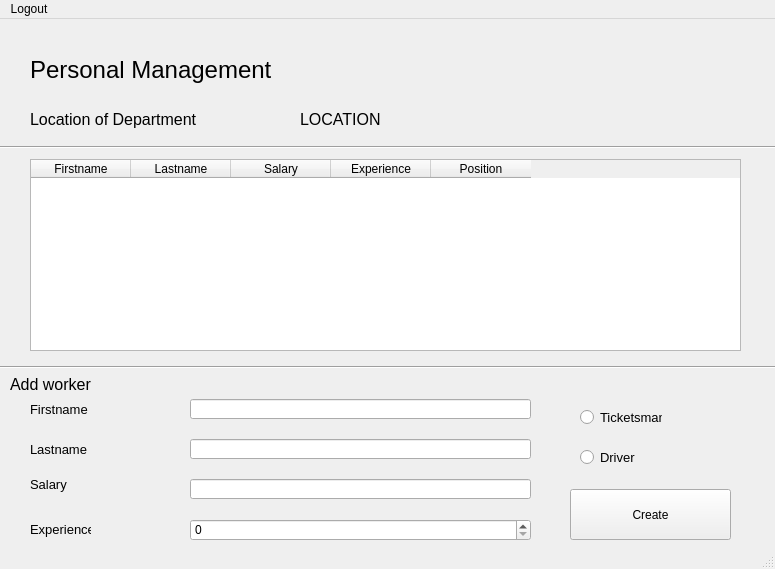
<?xml version="1.0" encoding="UTF-8"?>
<ui version="4.0">
 <class>MainWindow</class>
 <widget class="QMainWindow" name="MainWindow">
  <property name="geometry">
   <rect>
    <x>0</x>
    <y>0</y>
    <width>775</width>
    <height>569</height>
   </rect>
  </property>
  <property name="windowTitle">
   <string>MainWindow</string>
  </property>
  <widget class="QWidget" name="centralwidget">
   <widget class="Line" name="line">
    <property name="geometry">
     <rect>
      <x>-10</x>
      <y>120</y>
      <width>811</width>
      <height>16</height>
     </rect>
    </property>
    <property name="orientation">
     <enum>Qt::Horizontal</enum>
    </property>
   </widget>
   <widget class="QLabel" name="label_2">
    <property name="geometry">
     <rect>
      <x>30</x>
      <y>30</y>
      <width>281</width>
      <height>41</height>
     </rect>
    </property>
    <property name="font">
     <font>
      <pointsize>18</pointsize>
     </font>
    </property>
    <property name="text">
     <string>Personal Management</string>
    </property>
   </widget>
   <widget class="QTableWidget" name="table_personal">
    <property name="geometry">
     <rect>
      <x>30</x>
      <y>140</y>
      <width>711</width>
      <height>192</height>
     </rect>
    </property>
    <column>
     <property name="text">
      <string>Firstname</string>
     </property>
    </column>
    <column>
     <property name="text">
      <string>Lastname</string>
     </property>
    </column>
    <column>
     <property name="text">
      <string>Salary</string>
     </property>
    </column>
    <column>
     <property name="text">
      <string>Experience</string>
     </property>
    </column>
    <column>
     <property name="text">
      <string>Position</string>
     </property>
    </column>
   </widget>
   <widget class="QLabel" name="label_3">
    <property name="geometry">
     <rect>
      <x>30</x>
      <y>90</y>
      <width>261</width>
      <height>21</height>
     </rect>
    </property>
    <property name="font">
     <font>
      <pointsize>12</pointsize>
     </font>
    </property>
    <property name="text">
     <string>Location of Department</string>
    </property>
   </widget>
   <widget class="QLabel" name="label_department_location">
    <property name="geometry">
     <rect>
      <x>300</x>
      <y>90</y>
      <width>261</width>
      <height>21</height>
     </rect>
    </property>
    <property name="font">
     <font>
      <pointsize>12</pointsize>
     </font>
    </property>
    <property name="text">
     <string>LOCATION</string>
    </property>
   </widget>
   <widget class="Line" name="line_2">
    <property name="geometry">
     <rect>
      <x>0</x>
      <y>340</y>
      <width>781</width>
      <height>16</height>
     </rect>
    </property>
    <property name="orientation">
     <enum>Qt::Horizontal</enum>
    </property>
   </widget>
   <widget class="QLineEdit" name="line_firstname">
    <property name="geometry">
     <rect>
      <x>190</x>
      <y>380</y>
      <width>341</width>
      <height>20</height>
     </rect>
    </property>
   </widget>
   <widget class="QLineEdit" name="line_salary">
    <property name="geometry">
     <rect>
      <x>190</x>
      <y>460</y>
      <width>341</width>
      <height>20</height>
     </rect>
    </property>
   </widget>
   <widget class="QLineEdit" name="line_lastname">
    <property name="geometry">
     <rect>
      <x>190</x>
      <y>420</y>
      <width>341</width>
      <height>20</height>
     </rect>
    </property>
   </widget>
   <widget class="QRadioButton" name="radio_ticketsman">
    <property name="geometry">
     <rect>
      <x>580</x>
      <y>390</y>
      <width>82</width>
      <height>17</height>
     </rect>
    </property>
    <property name="font">
     <font>
      <pointsize>10</pointsize>
     </font>
    </property>
    <property name="text">
     <string>Ticketsman</string>
    </property>
   </widget>
   <widget class="QRadioButton" name="radio_driver">
    <property name="geometry">
     <rect>
      <x>580</x>
      <y>430</y>
      <width>82</width>
      <height>17</height>
     </rect>
    </property>
    <property name="font">
     <font>
      <pointsize>10</pointsize>
     </font>
    </property>
    <property name="text">
     <string>Driver</string>
    </property>
   </widget>
   <widget class="QPushButton" name="button_create">
    <property name="geometry">
     <rect>
      <x>570</x>
      <y>470</y>
      <width>161</width>
      <height>51</height>
     </rect>
    </property>
    <property name="text">
     <string>Create</string>
    </property>
   </widget>
   <widget class="QLabel" name="label_5">
    <property name="geometry">
     <rect>
      <x>30</x>
      <y>380</y>
      <width>91</width>
      <height>21</height>
     </rect>
    </property>
    <property name="font">
     <font>
      <pointsize>10</pointsize>
     </font>
    </property>
    <property name="text">
     <string>Firstname</string>
    </property>
   </widget>
   <widget class="QLabel" name="label_6">
    <property name="geometry">
     <rect>
      <x>30</x>
      <y>420</y>
      <width>81</width>
      <height>21</height>
     </rect>
    </property>
    <property name="font">
     <font>
      <pointsize>10</pointsize>
     </font>
    </property>
    <property name="text">
     <string>Lastname</string>
    </property>
   </widget>
   <widget class="QLabel" name="label_7">
    <property name="geometry">
     <rect>
      <x>30</x>
      <y>450</y>
      <width>41</width>
      <height>31</height>
     </rect>
    </property>
    <property name="font">
     <font>
      <pointsize>10</pointsize>
     </font>
    </property>
    <property name="text">
     <string>Salary</string>
    </property>
   </widget>
   <widget class="QLabel" name="label_8">
    <property name="geometry">
     <rect>
      <x>30</x>
      <y>500</y>
      <width>61</width>
      <height>21</height>
     </rect>
    </property>
    <property name="font">
     <font>
      <pointsize>10</pointsize>
     </font>
    </property>
    <property name="text">
     <string>Experience</string>
    </property>
   </widget>
   <widget class="QSpinBox" name="spin_experience">
    <property name="geometry">
     <rect>
      <x>190</x>
      <y>500</y>
      <width>341</width>
      <height>22</height>
     </rect>
    </property>
   </widget>
   <widget class="QLabel" name="label">
    <property name="geometry">
     <rect>
      <x>580</x>
      <y>10</y>
      <width>151</width>
      <height>111</height>
     </rect>
    </property>
    <property name="text">
     <string/>
    </property>
    <property name="pixmap">
     <pixmap>logos/bus1.png</pixmap>
    </property>
    <property name="scaledContents">
     <bool>true</bool>
    </property>
   </widget>
   <widget class="QLabel" name="label_4">
    <property name="geometry">
     <rect>
      <x>10</x>
      <y>350</y>
      <width>171</width>
      <height>31</height>
     </rect>
    </property>
    <property name="font">
     <font>
      <pointsize>12</pointsize>
     </font>
    </property>
    <property name="text">
     <string>Add worker</string>
    </property>
   </widget>
  </widget>
  <widget class="QMenuBar" name="menubar">
   <property name="geometry">
    <rect>
     <x>0</x>
     <y>0</y>
     <width>775</width>
     <height>21</height>
    </rect>
   </property>
   <widget class="QMenu" name="menuLogout">
    <property name="title">
     <string>Logout</string>
    </property>
    <addaction name="action_back_to_menu"/>
    <addaction name="actionlogout"/>
   </widget>
   <addaction name="menuLogout"/>
  </widget>
  <widget class="QStatusBar" name="statusbar"/>
  <action name="actionlogout">
   <property name="text">
    <string>logout</string>
   </property>
  </action>
  <action name="action_back_to_menu">
   <property name="text">
    <string>Back to menu</string>
   </property>
  </action>
 </widget>
 <resources/>
 <connections/>
</ui>
